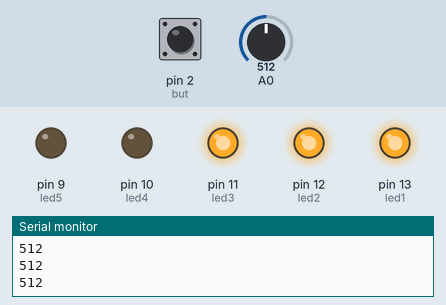
This sketch was run on a simulated Arduino Uno, built with avr-gcc and run on an emulated ATmega328P. On the bench: output pins drawn as LEDs (lit = HIGH), the last lines printed to the serial monitor. The test bench sets the inputs (shaded band); at power-on: A0 = 512, pin 2 (but) LOW.

Above: at 1.2 s.
1.3 s: A0 set to 419
2.8 s: A0 set to 392
At 3.5 s:
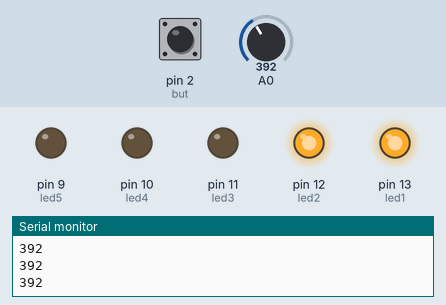
4.3 s: pin 2 (but) pulled HIGH for 0.15 s
At 5.5 s:
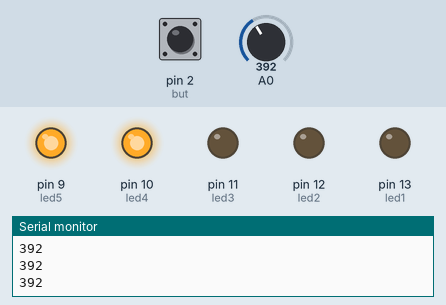
5.9 s: A0 set to 511
At 7.1 s:
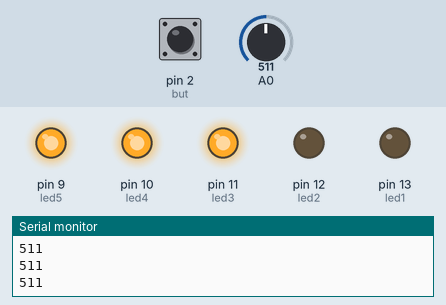
7.4 s: A0 set to 599
8.9 s: A0 set to 629
At 9.4 s:
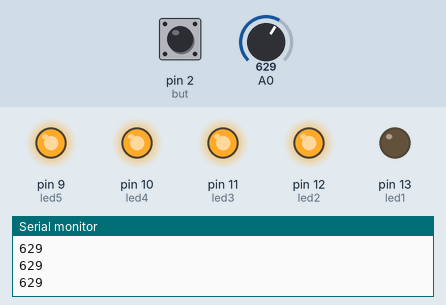
Timing chart, 0 to 11.4 s (numbered marks = the images above; inputs shaded):
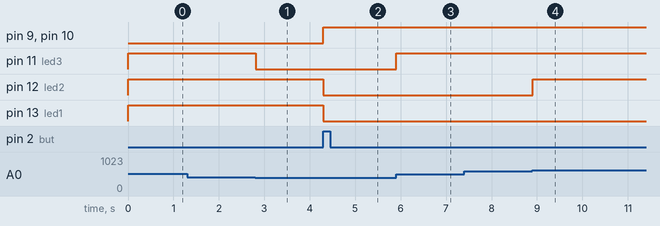

The sketch:

1_project.ino
```cpp
//Подключить 5 светодиодов
//Потенциометр
//Кнопка

//С потенциометра в ком порт

//Кнопка
//Прерывания
//С антидребезгом

//Инвертируется шкала

int but=2;
int led1=13;
int led2=12;
int led3=11;
int led4=10;
int led5=9;

int p;

bool mode=true;

void F1()
{
  delay(50);
  if (digitalRead(but))
  {
    mode=!mode;
  }
}

void setup() {
  // put your setup code here, to run once:
  Serial.begin(9600);
  pinMode(but,INPUT);
  attachInterrupt(0,F1,RISING);
  pinMode(led1,OUTPUT);
  pinMode(led2,OUTPUT);
  pinMode(led3,OUTPUT);
  pinMode(led4,OUTPUT);
  pinMode(led5,OUTPUT);
}

void loop() {
  // put your main code here, to run repeatedly:
  p=(float)analogRead(0);
  Serial.println(p);

  if (mode)
  {
  if (p==0)
  {
    digitalWrite(led1,LOW);
    digitalWrite(led2,LOW);
    digitalWrite(led3,LOW);
    digitalWrite(led4,LOW);
    digitalWrite(led5,LOW);
  }
  else
  if (p<204)
  {
    digitalWrite(led1,HIGH);
    digitalWrite(led2,LOW);
    digitalWrite(led3,LOW);
    digitalWrite(led4,LOW);
    digitalWrite(led5,LOW);
  }
  else if (p<409)
  {
    digitalWrite(led1,HIGH);
    digitalWrite(led2,HIGH);
    digitalWrite(led3,LOW);
    digitalWrite(led4,LOW);
    digitalWrite(led5,LOW);
  }
  else if (p<614)
  {
    digitalWrite(led1,HIGH);
    digitalWrite(led2,HIGH);
    digitalWrite(led3,HIGH);
    digitalWrite(led4,LOW);
    digitalWrite(led5,LOW);
  }
  else if (p<819)
  {
    digitalWrite(led1,HIGH);
    digitalWrite(led2,HIGH);
    digitalWrite(led3,HIGH);
    digitalWrite(led4,HIGH);
    digitalWrite(led5,LOW);
  }
  else
  {
    digitalWrite(led1,HIGH);
    digitalWrite(led2,HIGH);
    digitalWrite(led3,HIGH);
    digitalWrite(led4,HIGH);
    digitalWrite(led5,HIGH);
  }
  }
  else
  {
    if (p==0)
  {
    digitalWrite(led5,LOW);
    digitalWrite(led4,LOW);
    digitalWrite(led3,LOW);
    digitalWrite(led2,LOW);
    digitalWrite(led5,LOW);
  }
  else
  if (p<204)
  {
    digitalWrite(led5,HIGH);
    digitalWrite(led4,LOW);
    digitalWrite(led3,LOW);
    digitalWrite(led2,LOW);
    digitalWrite(led1,LOW);
  }
  else if (p<409)
  {
    digitalWrite(led5,HIGH);
    digitalWrite(led4,HIGH);
    digitalWrite(led3,LOW);
    digitalWrite(led2,LOW);
    digitalWrite(led1,LOW);
  }
  else if (p<614)
  {
    digitalWrite(led5,HIGH);
    digitalWrite(led4,HIGH);
    digitalWrite(led3,HIGH);
    digitalWrite(led2,LOW);
    digitalWrite(led1,LOW);
  }
  else if (p<819)
  {
    digitalWrite(led5,HIGH);
    digitalWrite(led4,HIGH);
    digitalWrite(led3,HIGH);
    digitalWrite(led2,HIGH);
    digitalWrite(led1,LOW);
  }
  else
  {
    digitalWrite(led5,HIGH);
    digitalWrite(led4,HIGH);
    digitalWrite(led3,HIGH);
    digitalWrite(led2,HIGH);
    digitalWrite(led1,HIGH);
  }
  }
  //delay(50);
}
```

Measured:
- the behaviour switches between 409 and 408 on A0 (found by bisection; images 0 and 1)
- the behaviour switches between 613 and 614 on A0 (found by bisection; images 3 and 4)
- after the input at 2.8 s, pin 11 (led3): HIGH → LOW at once
- after the input at 4.3 s, pin 9 (led5), pin 10 (led4): LOW → HIGH at once; pin 12 (led2), pin 13 (led1): HIGH → LOW at once
- after the input at 5.9 s, pin 11 (led3): LOW → HIGH at once
- after the input at 8.9 s, pin 12 (led2): LOW → HIGH at once
